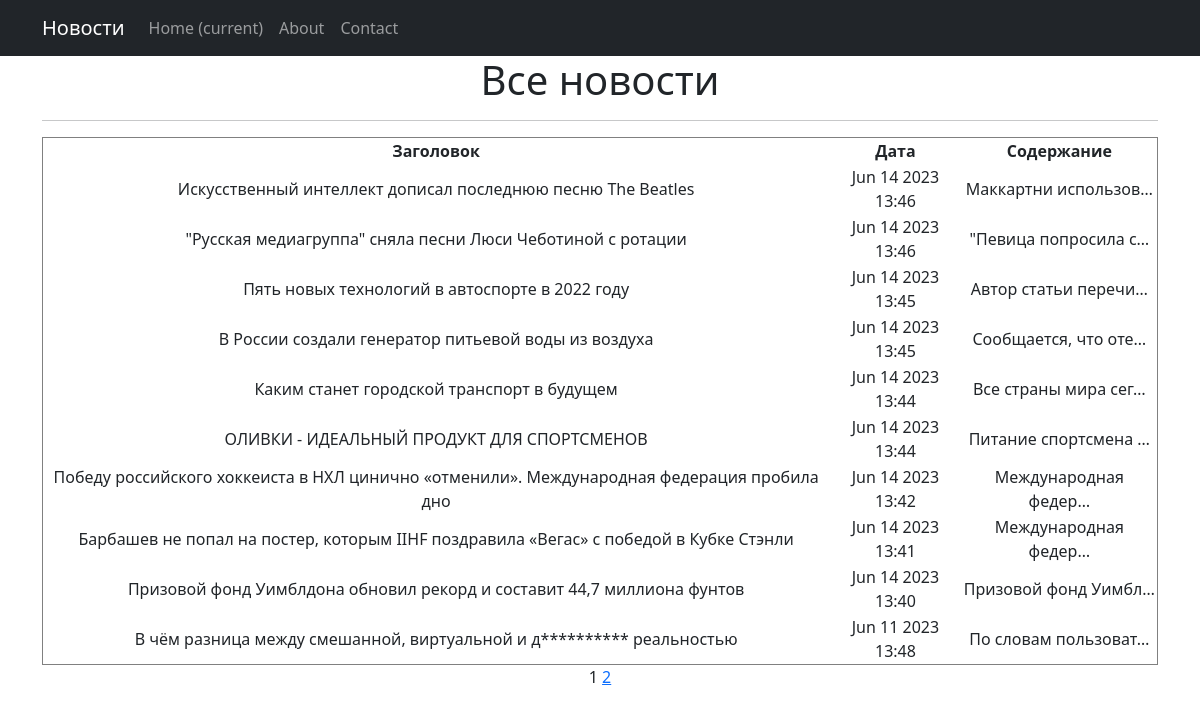
Page /news/ on the committed database.
### portal/models.py (models this page shows, shortened)
class Post(models.Model):  # Сущность "статься/пост"
    news, article = 'NEWS', 'ARTICLE'  # Выбор типа ограничен
    POSITIONS = [
        (news, 'НОВОСТЬ'),
        (article, 'СТАТЬЯ')
    ]
    type = models.CharField(max_length=7, choices=POSITIONS, default=news)  # Тип объекта с выбором
    create_time = models.DateTimeField(auto_now_add=True)  # Автоматическая дата/время создания
    title = models.CharField(max_length=255)  # Заголовок поста
    content = models.TextField()  # Текст поста
    rating = models.IntegerField(default=0)  # Рейтинг поста
    category = models.ManyToManyField(Category, through='PostCategory')  # Связь категория M2M через PostCategory
    author = models.ForeignKey(Author, on_delete=models.CASCADE)  # Связь O2M с моделью автор

### portal/views.py (the view)
# urls.py: path('', PostList.as_view(), name='post_list'),
class PostList(ListView):  # Класс-представление для показа списка наших объектов
    model = Post  # Указываем модель, которая будет использоваться в представлении
    ordering = '-create_time'  # Указываем сортировку списка
    template_name = 'posts.html'  # Указываем имя шаблона, которое будет использоваться
    context_object_name = 'posts'  # Так мы будем обращаться к списку в HTML коде
    paginate_by = 10  # вот так мы можем указать количество записей на странице

### portal/templatetags/custom_filters.py (called while the page is built)
@register.filter()
def censor(value):  # Будем указывать значение в фильтре, по-умолчанию Рубли
    text_new = str(value)
    bad_words = ['подписчик', 'инвестицией', 'дополненной']
    lst = value.split()
    for word in lst:
        if word in bad_words:
            censor_word = word[0] + (len(word) - 1) * '*'
            text_new = text_new.replace(word, censor_word)
    return text_new

### portal/templatetags/custom_tags.py (called while the page is built)
@register.simple_tag(takes_context=True)  # Для работы тега требуется передать контекст
def url_replace(context, **kwargs):
    d = context['request'].GET.copy()  # Позволяет скопировать все параметры текущего запроса.
    for k, v in kwargs.items():  # Устанавливаем новые значения, которые нам передали при использовании тега.
        d[k] = v
    return d.urlencode()  # Кодируем параметры в формат, который может быть указан в строке браузера

### templates/posts.html (shortened to what this page needs)
{% extends 'default.html' %}
{% load custom_filters %}
{% load custom_tags %}
{% block content %}
    <h1>Все новости</h1>
    <hr>
    {% if posts %}
        <table border="1">
            <tr>
                <th>Заголовок</th>
                <th>Дата</th>
                <th>Содержание</th>
            </tr>
            {% for post in posts %}
            <tr>
                <td>{{ post.title|censor }}</td>
                <td>{{ post.create_time|date:'M d Y G:i' }}</td>
                <td>{{ post.content|truncatechars:20|censor }}</td>
            </tr>
            {% endfor %}
        </table>
    {% else %}
        <h2>Новостей нет!</h2>
    {% endif %}
    {{ page_obj.number }}
    {% if page_obj.has_next %}
        <a href="?{% url_replace page=page_obj.next_page_number %}">{{ page_obj.next_page_number }}</a>
    {% endif %}
{% endblock content %}

### rows in the picture
Post: title|censor "Искусственный интеллект дописал последнюю песню The Beatles", create_time "Jun 14 2023 13:46", content|censor "Маккартни использов…"
Post: title|censor "\"Русская медиагруппа\" сняла песни Люси Чеботиной с ротации", create_time "Jun 14 2023 13:46", content|censor "\"Певица попросила с…"
Post: title|censor "Пять новых технологий в автоспорте в 2022 году", create_time "Jun 14 2023 13:45", content|censor "Автор статьи перечи…"
Post: title|censor "В России создали генератор питьевой воды из воздуха", create_time "Jun 14 2023 13:45", content|censor "Сообщается, что оте…"
Post: title|censor "Каким станет городской транспорт в будущем", create_time "Jun 14 2023 13:44", content|censor "Все страны мира сег…"
Post: title|censor "ОЛИВКИ - ИДЕАЛЬНЫЙ ПРОДУКТ ДЛЯ СПОРТСМЕНОВ", create_time "Jun 14 2023 13:44", content|censor "Питание спортсмена …"
Post: title|censor "Победу российского хоккеиста в НХЛ цинично «отменили». Международная федерация пробила дно", create_time "Jun 14 2023 13:42", content|censor "Международная федер…"
Post: title|censor "Барбашев не попал на постер, которым IIHF поздравила «Вегас» с победой в Кубке Стэнли", create_time "Jun 14 2023 13:41", content|censor "Международная федер…"
Post: title|censor "Призовой фонд Уимблдона обновил рекорд и составит 44,7 миллиона фунтов", create_time "Jun 14 2023 13:40", content|censor "Призовой фонд Уимбл…"
Post: title|censor "В чём разница между смешанной, виртуальной и д********** реальностью", create_time "Jun 11 2023 13:48", content|censor "По словам пользоват…"

### other values in the picture
{{ page_obj.number }} "1"
{{ page_obj.next_page_number }} "2"
